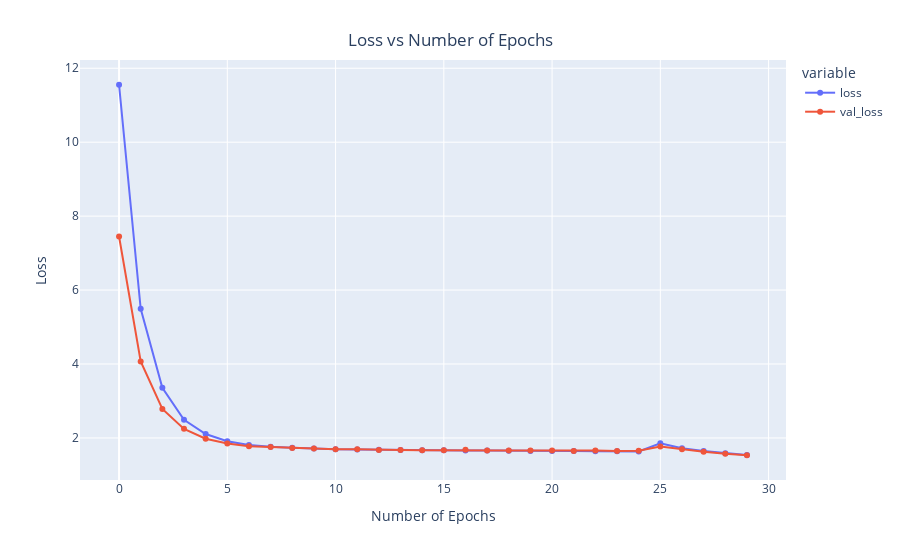

The notebook cell saved with this chart:
### Code cell
x = px.line(data_frame= history , 
            y= ["loss" , "val_loss"] , markers = True )
x.update_xaxes(title="Number of Epochs")
x.update_yaxes(title = "Loss")
x.update_layout(showlegend = True,
    title = {
        'text': 'Loss vs Number of Epochs',
        'y':0.94,
        'x':0.5,
        'xanchor': 'center',
        'yanchor': 'top'})
x.show()

### Figure 1 — Plotly figure (JSON) as saved in the notebook; plotly's stock layout.template omitted (floating-point values rounded to 4 significant figures)
{"data": [{"hovertemplate": "variable=loss<br>index=%{x}<br>value=%{y}<extra></extra>", "legendgroup": "loss", "line": {"color": "#636efa", "dash": "solid"}, "marker": {"symbol": "circle"}, "mode": "lines+markers", "name": "loss", "orientation": "v", "showlegend": true, "type": "scatter", "x": [0, 1, 2, 3, 4, 5, 6, 7, 8, 9, 10, 11, 12, 13, 14, 15, 16, 17, 18, 19, 20, 21, 22, 23, 24, 25, 26, 27, 28, 29], "xaxis": "x", "y": [11.55, 5.494, 3.358, 2.492, 2.105, 1.912, 1.811, 1.762, 1.734, 1.712, 1.695, 1.688, 1.678, 1.671, 1.665, 1.666, 1.659, 1.658, 1.651, 1.649, 1.645, 1.645, 1.643, 1.641, 1.635, 1.855, 1.724, 1.65, 1.587, 1.541], "yaxis": "y"}, {"hovertemplate": "variable=val_loss<br>index=%{x}<br>value=%{y}<extra></extra>", "legendgroup": "val_loss", "line": {"color": "#EF553B", "dash": "solid"}, "marker": {"symbol": "circle"}, "mode": "lines+markers", "name": "val_loss", "orientation": "v", "showlegend": true, "type": "scatter", "x": [0, 1, 2, 3, 4, 5, 6, 7, 8, 9, 10, 11, 12, 13, 14, 15, 16, 17, 18, 19, 20, 21, 22, 23, 24, 25, 26, 27, 28, 29], "xaxis": "x", "y": [7.449, 4.069, 2.786, 2.245, 1.98, 1.85, 1.776, 1.753, 1.728, 1.717, 1.694, 1.695, 1.677, 1.674, 1.669, 1.67, 1.678, 1.661, 1.66, 1.659, 1.662, 1.648, 1.66, 1.649, 1.655, 1.769, 1.693, 1.627, 1.575, 1.532], "yaxis": "y"}], "layout": {"legend": {"title": {"text": "variable"}, "tracegroupgap": 0}, "margin": {"t": 60}, "showlegend": true, "title": {"text": "Loss vs Number of Epochs", "x": 0.5, "xanchor": "center", "y": 0.94, "yanchor": "top"}, "xaxis": {"anchor": "y", "domain": [0, 1], "title": {"text": "Number of Epochs"}}, "yaxis": {"anchor": "x", "domain": [0, 1], "title": {"text": "Loss"}}}}
